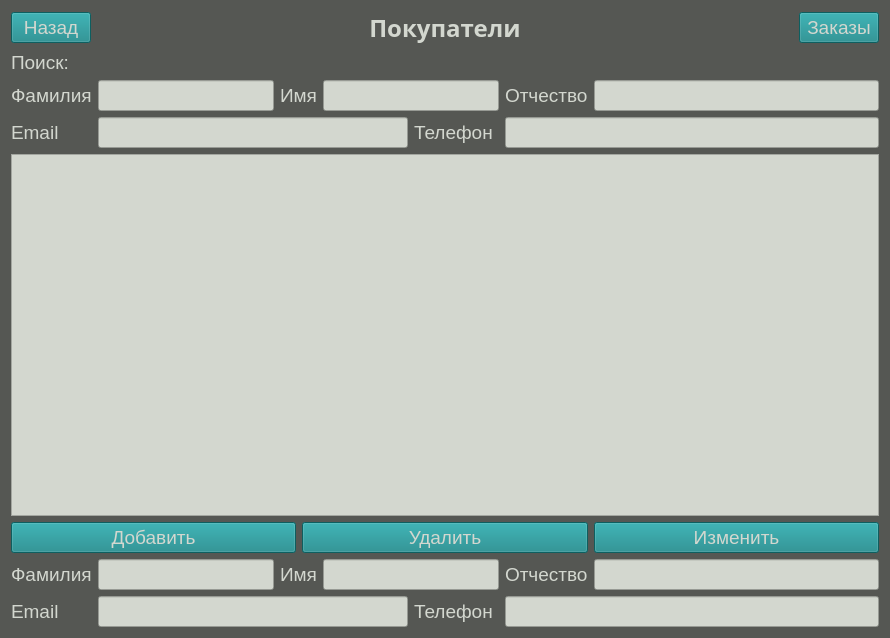
<?xml version="1.0" encoding="UTF-8"?>
<ui version="4.0">
 <class>BuyersWindow</class>
 <widget class="QWidget" name="BuyersWindow">
  <property name="geometry">
   <rect>
    <x>0</x>
    <y>0</y>
    <width>890</width>
    <height>638</height>
   </rect>
  </property>
  <property name="windowTitle">
   <string>АИС МЭТ</string>
  </property>
  <property name="styleSheet">
   <string notr="true">background-color: rgb(85, 87, 83);</string>
  </property>
  <layout class="QGridLayout" name="gridLayout_4">
   <item row="0" column="0">
    <layout class="QGridLayout" name="gridLayout_3">
     <item row="0" column="0">
      <layout class="QHBoxLayout" name="horizontalLayout_2">
       <item>
        <widget class="QPushButton" name="btnBack">
         <property name="font">
          <font>
           <pointsize>14</pointsize>
          </font>
         </property>
         <property name="styleSheet">
          <string notr="true">background-color: rgb(18, 133, 135);
color: rgb(211, 215, 207);
border-color: rgb(211, 215, 207);</string>
         </property>
         <property name="text">
          <string>Назад</string>
         </property>
        </widget>
       </item>
       <item>
        <widget class="QLabel" name="label_15">
         <property name="sizePolicy">
          <sizepolicy hsizetype="Expanding" vsizetype="Preferred">
           <horstretch>0</horstretch>
           <verstretch>0</verstretch>
          </sizepolicy>
         </property>
         <property name="font">
          <font>
           <family>Ubuntu Mono</family>
           <pointsize>18</pointsize>
           <weight>75</weight>
           <bold>true</bold>
          </font>
         </property>
         <property name="styleSheet">
          <string notr="true">color: rgb(211, 215, 207);</string>
         </property>
         <property name="text">
          <string>Покупатели</string>
         </property>
         <property name="alignment">
          <set>Qt::AlignCenter</set>
         </property>
        </widget>
       </item>
       <item>
        <widget class="QPushButton" name="btnBack_2">
         <property name="font">
          <font>
           <pointsize>14</pointsize>
          </font>
         </property>
         <property name="styleSheet">
          <string notr="true">background-color: rgb(18, 133, 135);
color: rgb(211, 215, 207);
border-color: rgb(211, 215, 207);</string>
         </property>
         <property name="text">
          <string>Заказы</string>
         </property>
        </widget>
       </item>
      </layout>
     </item>
     <item row="1" column="0">
      <widget class="QLabel" name="label_16">
       <property name="font">
        <font>
         <pointsize>14</pointsize>
        </font>
       </property>
       <property name="styleSheet">
        <string notr="true">color: rgb(211, 215, 207);</string>
       </property>
       <property name="text">
        <string>Поиск:</string>
       </property>
      </widget>
     </item>
     <item row="2" column="0">
      <layout class="QGridLayout" name="gridLayout_2">
       <item row="0" column="0">
        <widget class="QLabel" name="label_21">
         <property name="font">
          <font>
           <pointsize>14</pointsize>
          </font>
         </property>
         <property name="styleSheet">
          <string notr="true">color: rgb(211, 215, 207);</string>
         </property>
         <property name="text">
          <string>Фамилия</string>
         </property>
        </widget>
       </item>
       <item row="0" column="1" colspan="2">
        <widget class="QLineEdit" name="leLastnameSearch">
         <property name="font">
          <font>
           <pointsize>14</pointsize>
          </font>
         </property>
         <property name="styleSheet">
          <string notr="true">color: rgb(46, 52, 54);
background-color: rgb(211, 215, 207);</string>
         </property>
         <property name="text">
          <string/>
         </property>
        </widget>
       </item>
       <item row="0" column="3">
        <widget class="QLabel" name="label_28">
         <property name="font">
          <font>
           <pointsize>14</pointsize>
          </font>
         </property>
         <property name="styleSheet">
          <string notr="true">color: rgb(211, 215, 207);</string>
         </property>
         <property name="text">
          <string>Имя</string>
         </property>
        </widget>
       </item>
       <item row="0" column="4" colspan="2">
        <widget class="QLineEdit" name="leNameSearch">
         <property name="font">
          <font>
           <pointsize>14</pointsize>
          </font>
         </property>
         <property name="styleSheet">
          <string notr="true">color: rgb(46, 52, 54);
background-color: rgb(211, 215, 207);</string>
         </property>
         <property name="text">
          <string/>
         </property>
        </widget>
       </item>
       <item row="0" column="6" colspan="2">
        <widget class="QLabel" name="label_29">
         <property name="font">
          <font>
           <pointsize>14</pointsize>
          </font>
         </property>
         <property name="styleSheet">
          <string notr="true">color: rgb(211, 215, 207);</string>
         </property>
         <property name="text">
          <string>Отчество</string>
         </property>
        </widget>
       </item>
       <item row="0" column="8">
        <widget class="QLineEdit" name="lePatronymicSearch">
         <property name="font">
          <font>
           <pointsize>14</pointsize>
          </font>
         </property>
         <property name="styleSheet">
          <string notr="true">color: rgb(46, 52, 54);
background-color: rgb(211, 215, 207);</string>
         </property>
         <property name="text">
          <string/>
         </property>
        </widget>
       </item>
       <item row="1" column="0">
        <widget class="QLabel" name="label_22">
         <property name="font">
          <font>
           <pointsize>14</pointsize>
          </font>
         </property>
         <property name="styleSheet">
          <string notr="true">color: rgb(211, 215, 207);</string>
         </property>
         <property name="text">
          <string>Email</string>
         </property>
        </widget>
       </item>
       <item row="1" column="5">
        <widget class="QLabel" name="label_30">
         <property name="font">
          <font>
           <pointsize>14</pointsize>
          </font>
         </property>
         <property name="styleSheet">
          <string notr="true">color: rgb(211, 215, 207);</string>
         </property>
         <property name="text">
          <string>Телефон</string>
         </property>
        </widget>
       </item>
       <item row="1" column="1" colspan="4">
        <widget class="QLineEdit" name="leEmailSearch">
         <property name="font">
          <font>
           <pointsize>14</pointsize>
          </font>
         </property>
         <property name="styleSheet">
          <string notr="true">color: rgb(46, 52, 54);
background-color: rgb(211, 215, 207);</string>
         </property>
         <property name="text">
          <string/>
         </property>
        </widget>
       </item>
       <item row="1" column="6" colspan="3">
        <widget class="QLineEdit" name="lePhoneSearch">
         <property name="font">
          <font>
           <pointsize>14</pointsize>
          </font>
         </property>
         <property name="styleSheet">
          <string notr="true">color: rgb(46, 52, 54);
background-color: rgb(211, 215, 207);</string>
         </property>
         <property name="text">
          <string/>
         </property>
        </widget>
       </item>
      </layout>
     </item>
     <item row="3" column="0">
      <widget class="QTableWidget" name="twBuyers">
       <property name="font">
        <font>
         <pointsize>14</pointsize>
        </font>
       </property>
       <property name="styleSheet">
        <string notr="true">background-color: rgb(211, 215, 207);</string>
       </property>
      </widget>
     </item>
     <item row="4" column="0">
      <layout class="QHBoxLayout" name="horizontalLayout">
       <item>
        <widget class="QPushButton" name="btnAdd">
         <property name="font">
          <font>
           <pointsize>14</pointsize>
          </font>
         </property>
         <property name="styleSheet">
          <string notr="true">background-color: rgb(18, 133, 135);
color: rgb(211, 215, 207);
border-color: rgb(211, 215, 207);</string>
         </property>
         <property name="text">
          <string>Добавить</string>
         </property>
        </widget>
       </item>
       <item>
        <widget class="QPushButton" name="btnDelete">
         <property name="font">
          <font>
           <pointsize>14</pointsize>
          </font>
         </property>
         <property name="styleSheet">
          <string notr="true">background-color: rgb(18, 133, 135);
color: rgb(211, 215, 207);
border-color: rgb(211, 215, 207);</string>
         </property>
         <property name="text">
          <string>Удалить</string>
         </property>
        </widget>
       </item>
       <item>
        <widget class="QPushButton" name="btnChange">
         <property name="font">
          <font>
           <pointsize>14</pointsize>
          </font>
         </property>
         <property name="styleSheet">
          <string notr="true">background-color: rgb(18, 133, 135);
color: rgb(211, 215, 207);
border-color: rgb(211, 215, 207);</string>
         </property>
         <property name="text">
          <string>Изменить</string>
         </property>
        </widget>
       </item>
      </layout>
     </item>
     <item row="5" column="0">
      <layout class="QGridLayout" name="gridLayout">
       <item row="0" column="0">
        <widget class="QLabel" name="label_19">
         <property name="font">
          <font>
           <pointsize>14</pointsize>
          </font>
         </property>
         <property name="styleSheet">
          <string notr="true">color: rgb(211, 215, 207);</string>
         </property>
         <property name="text">
          <string>Фамилия</string>
         </property>
        </widget>
       </item>
       <item row="0" column="1" colspan="2">
        <widget class="QLineEdit" name="leLastname">
         <property name="font">
          <font>
           <pointsize>14</pointsize>
          </font>
         </property>
         <property name="styleSheet">
          <string notr="true">color: rgb(46, 52, 54);
background-color: rgb(211, 215, 207);</string>
         </property>
         <property name="text">
          <string/>
         </property>
        </widget>
       </item>
       <item row="0" column="3">
        <widget class="QLabel" name="label_26">
         <property name="font">
          <font>
           <pointsize>14</pointsize>
          </font>
         </property>
         <property name="styleSheet">
          <string notr="true">color: rgb(211, 215, 207);</string>
         </property>
         <property name="text">
          <string>Имя</string>
         </property>
        </widget>
       </item>
       <item row="0" column="4" colspan="2">
        <widget class="QLineEdit" name="leName">
         <property name="font">
          <font>
           <pointsize>14</pointsize>
          </font>
         </property>
         <property name="styleSheet">
          <string notr="true">color: rgb(46, 52, 54);
background-color: rgb(211, 215, 207);</string>
         </property>
         <property name="text">
          <string/>
         </property>
        </widget>
       </item>
       <item row="0" column="6" colspan="2">
        <widget class="QLabel" name="label_25">
         <property name="font">
          <font>
           <pointsize>14</pointsize>
          </font>
         </property>
         <property name="styleSheet">
          <string notr="true">color: rgb(211, 215, 207);</string>
         </property>
         <property name="text">
          <string>Отчество</string>
         </property>
        </widget>
       </item>
       <item row="0" column="8">
        <widget class="QLineEdit" name="lePatronymic">
         <property name="font">
          <font>
           <pointsize>14</pointsize>
          </font>
         </property>
         <property name="styleSheet">
          <string notr="true">color: rgb(46, 52, 54);
background-color: rgb(211, 215, 207);</string>
         </property>
         <property name="text">
          <string/>
         </property>
        </widget>
       </item>
       <item row="1" column="0">
        <widget class="QLabel" name="label_20">
         <property name="font">
          <font>
           <pointsize>14</pointsize>
          </font>
         </property>
         <property name="styleSheet">
          <string notr="true">color: rgb(211, 215, 207);</string>
         </property>
         <property name="text">
          <string>Email</string>
         </property>
        </widget>
       </item>
       <item row="1" column="5">
        <widget class="QLabel" name="label_27">
         <property name="font">
          <font>
           <pointsize>14</pointsize>
          </font>
         </property>
         <property name="styleSheet">
          <string notr="true">color: rgb(211, 215, 207);</string>
         </property>
         <property name="text">
          <string>Телефон</string>
         </property>
        </widget>
       </item>
       <item row="1" column="1" colspan="4">
        <widget class="QLineEdit" name="leEmail">
         <property name="font">
          <font>
           <pointsize>14</pointsize>
          </font>
         </property>
         <property name="styleSheet">
          <string notr="true">color: rgb(46, 52, 54);
background-color: rgb(211, 215, 207);</string>
         </property>
         <property name="text">
          <string/>
         </property>
        </widget>
       </item>
       <item row="1" column="6" colspan="3">
        <widget class="QLineEdit" name="lePhone">
         <property name="font">
          <font>
           <pointsize>14</pointsize>
          </font>
         </property>
         <property name="styleSheet">
          <string notr="true">color: rgb(46, 52, 54);
background-color: rgb(211, 215, 207);</string>
         </property>
         <property name="text">
          <string/>
         </property>
        </widget>
       </item>
      </layout>
     </item>
    </layout>
   </item>
  </layout>
 </widget>
 <resources/>
 <connections/>
</ui>
